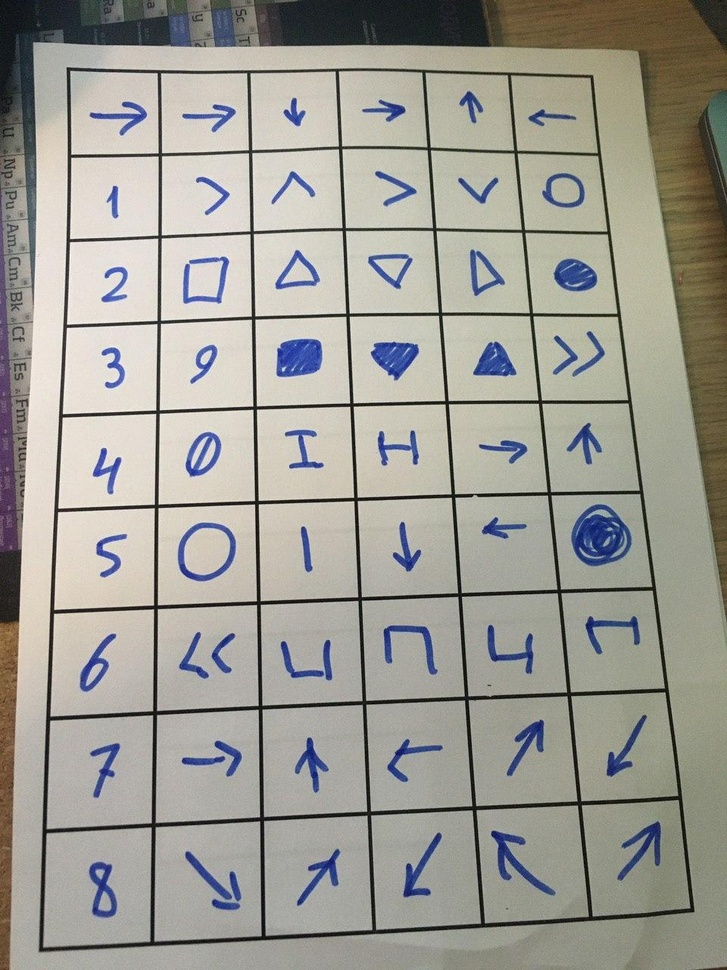
#> input picture samples/sample1.jpg, 727 x 970 px, shrunk from 960 x 1280 before the run
$ python -i grid.py   (imports and definitions only)
#> lines starting #> are read from the running program, lines starting #| are printed output that depends on the picture; after the words box and inside, x2 and y2 are one past the last pixel; in counts of white or black regions, pixels touching at a corner belong together
#> further down, picture is the input picture: shape (970, 727, 3); mean B, G, R 148.4, 156.3, 157.9
### lib/rect.py
class Rect:
    def __init__(self, x, y, width, height):
        self.x = x
        self.y = y
        self.width = width
        self.height = height
        self.x2 = x + width
        self.y2 = y + height

    @property
    def center(self):
        return self.x + round(self.width / 2), self.y + round(self.height / 2)

    def include(self, other):
        return self.x < other.x and self.y < other.y and self.x2 > other.x2 and self.y2 > other.y2

    def __lt__(self, other):
        """Using "reading order" in a coordinate system where 0,0 is bottom left"""
        try:
            x0, y0 = self.center
            x1, y1 = other.center
            return ((y0 * 10) + x0) < ((y1 * 10) + x1)
        except AttributeError:
            return NotImplemented

    def __repr__(self):
        return 'Rec: ' + str(self.x) + ':' + str(self.y)

### lib/grid.py
import cv2
from lib import rect


def find_rects(image, min_ratio=0.5, max_ratio=1.7, min_width=50, max_width=150):
#> called with min_ratio = 0.5, max_ratio = 1.7, min_width = 50, max_width = 150
    image = cv2.cvtColor(image, cv2.COLOR_BGR2GRAY)
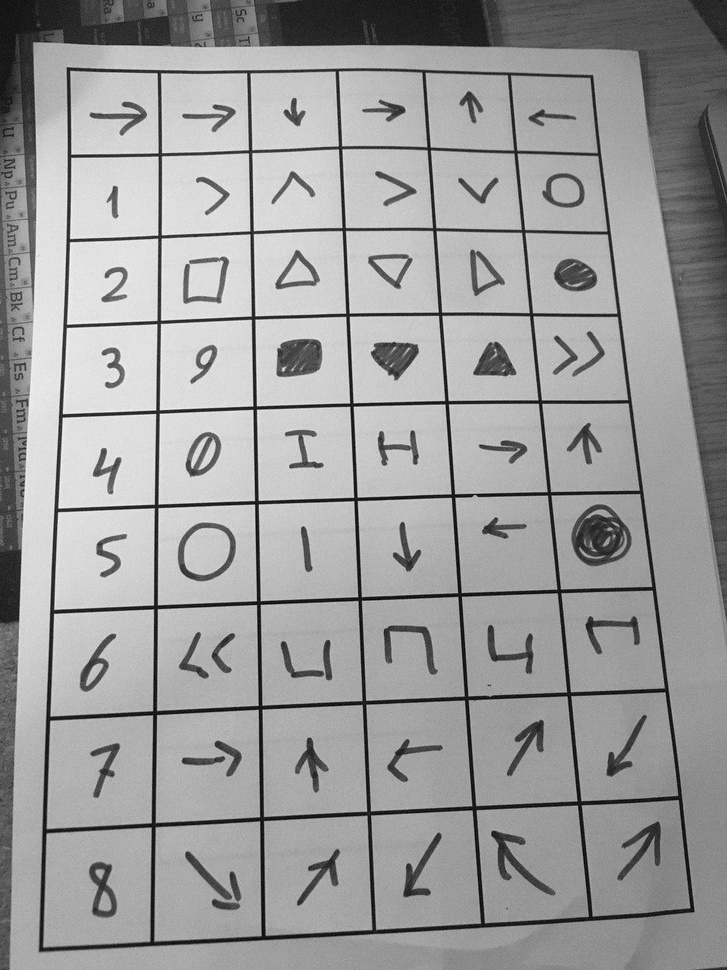
#> image: shape (970, 727); min 0, max 255, mean 155.9
    image = cv2.GaussianBlur(image, (5, 5), 0)
    image = cv2.adaptiveThreshold(image, 255, 1, 1, 11, 2)
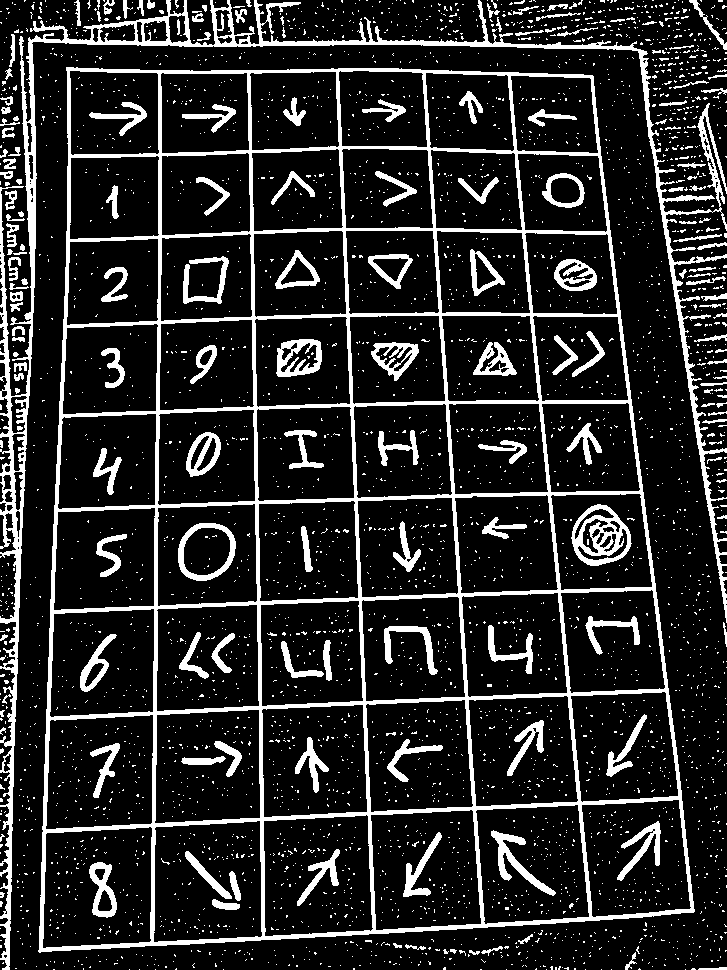
#> image: shape (970, 727); 15.5% white; 3947 white regions (3766 under 20 px)
    contours, _ = cv2.findContours(image, cv2.RETR_LIST, cv2.CHAIN_APPROX_SIMPLE)
#> contours = 4098 contours, 3864 with area under 20; largest, box (x1, y1, x2, y2) and area: (38, 67, 695, 953) 508282, (0, 0, 727, 970) 17152, (153, 820, 263, 943) 12315, (42, 826, 153, 949) 12302, (263, 814, 374, 937) 12259

    rects = []
    for c in contours:
        x, y, width, height = cv2.boundingRect(c)
        ratio = abs(width / height)
        if (min_ratio < ratio < max_ratio) and (min_width < width < max_width):
            rects.append(rect.Rect(x, y, width, height))
#> this loop made 4098 passes
#> (x, y, width, height, ratio) on passes 1 to 3: (685, 969, 1, 1, 1), (611, 969, 1, 1, 1), (601, 969, 1, 1, 1)
#> after the loop, rects = 61 items

    rects = sorted(rects)

    result = []
    for r1 in rects:
        include = False
        for idx, r2 in enumerate(rects):
            if r2.include(r1):
                include = True
                break
        if not include:
            result.append(r1)
#> this loop made 61 passes
#> after the loop, result = 54 items

    return result

>>> import cv2
>>> picture = cv2.imread('../samples/sample1.jpg')
>>> result = find_rects(picture)
#> result = 54 items

$ run again, on samples/sample10.jpg
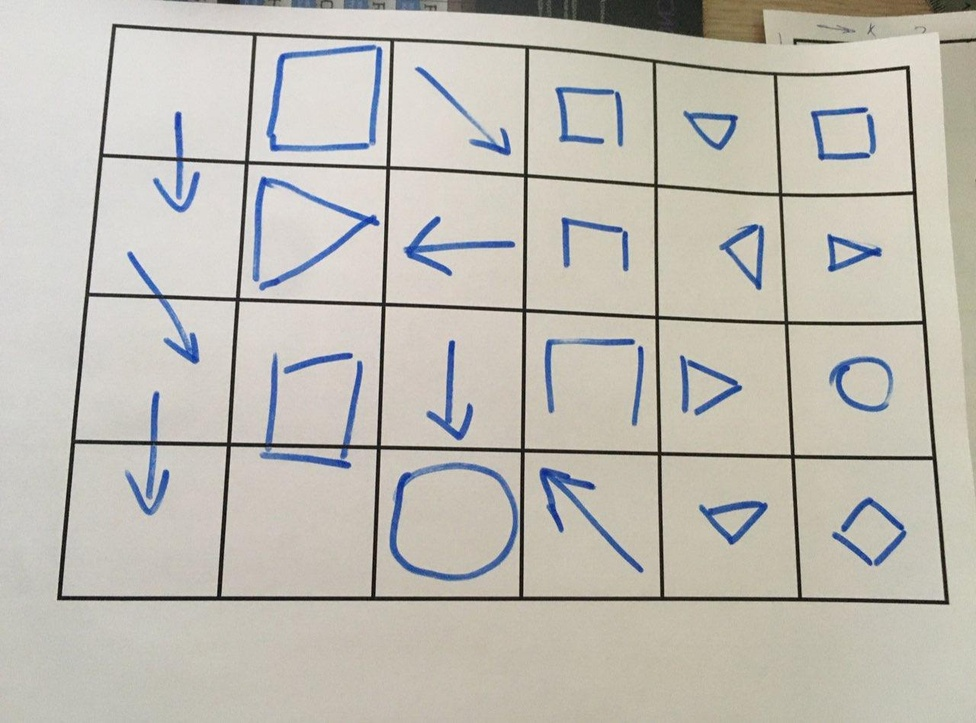
#> input picture samples/sample10.jpg, 976 x 723 px, shrunk from 1280 x 949 before the run
#> picture is the input picture: shape (723, 976, 3); mean B, G, R 179.4, 187.5, 190.6
#> in find_rects, `image = cv2.cvtColor(image, cv2.COLOR_BGR2GRAY)`:
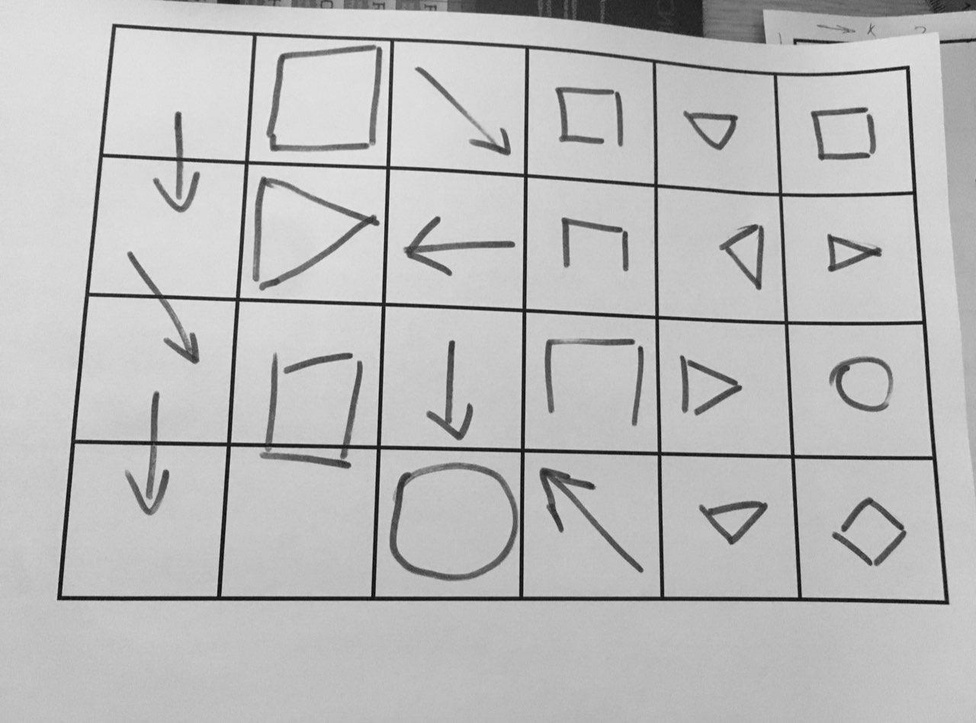
#> image: shape (723, 976); min 3, max 239, mean 187.5
#> in find_rects, `image = cv2.adaptiveThreshold(image, 255, 1, 1, 11, 2)`:
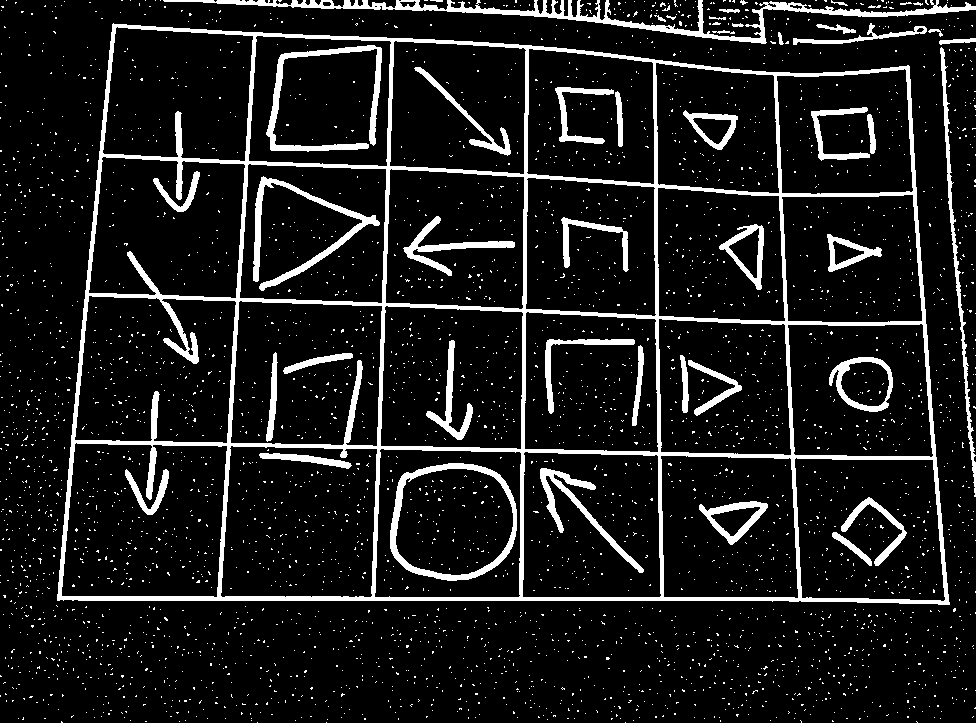
#> image: shape (723, 976); 10.6% white; 3615 white regions (3566 under 20 px)
#> contours = 3658 contours, 3584 with area under 20; largest, box (x1, y1, x2, y2) and area: (57, 23, 950, 605) 465830, (61, 442, 228, 598) 23174, (220, 445, 378, 598) 22144, (374, 448, 522, 598) 20974, (74, 295, 237, 444) 20684
#> the loop in find_rects, `for c in contours:` made 3658 passes
#> (x, y, width, height, ratio) on passes 1 to 3: (625, 722, 1, 1, 1), (326, 722, 1, 1, 1), (257, 722, 1, 1, 1)
#> after the loop in find_rects, `for c in contours:`: rects = 34 items
#> the loop in find_rects, `for r1 in rects:` made 34 passes
#> after the loop in find_rects, `for r1 in rects:`: result = 18 items

$ run again, on samples/sample11.jpg
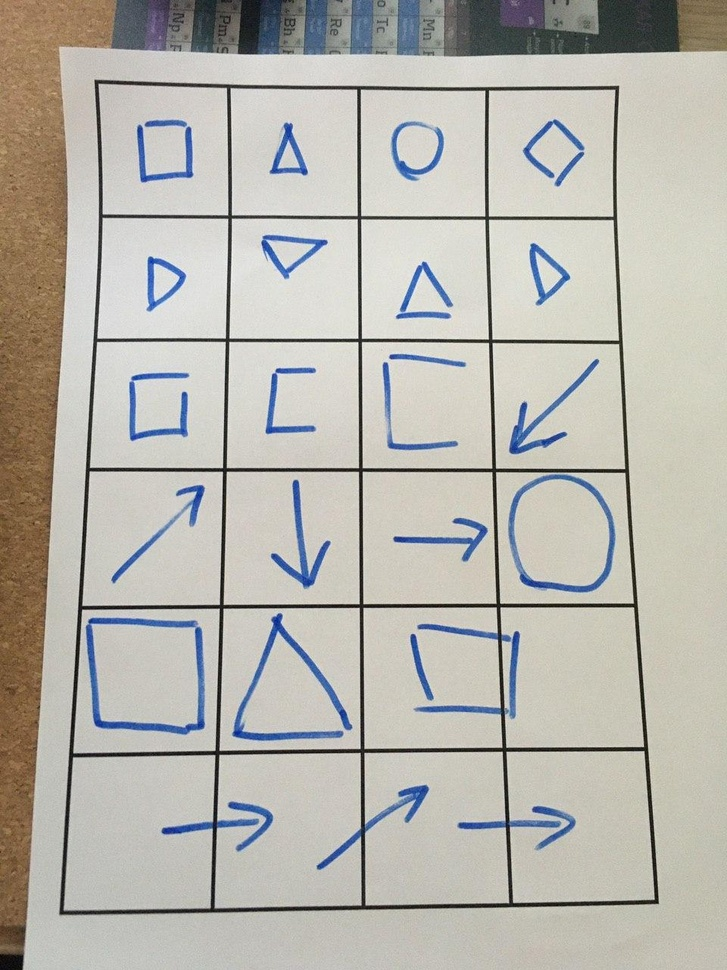
#> input picture samples/sample11.jpg, 727 x 970 px, shrunk from 960 x 1280 before the run
#> picture is the input picture: shape (970, 727, 3); mean B, G, R 173.9, 181.2, 183.2
#> in find_rects, `image = cv2.cvtColor(image, cv2.COLOR_BGR2GRAY)`:
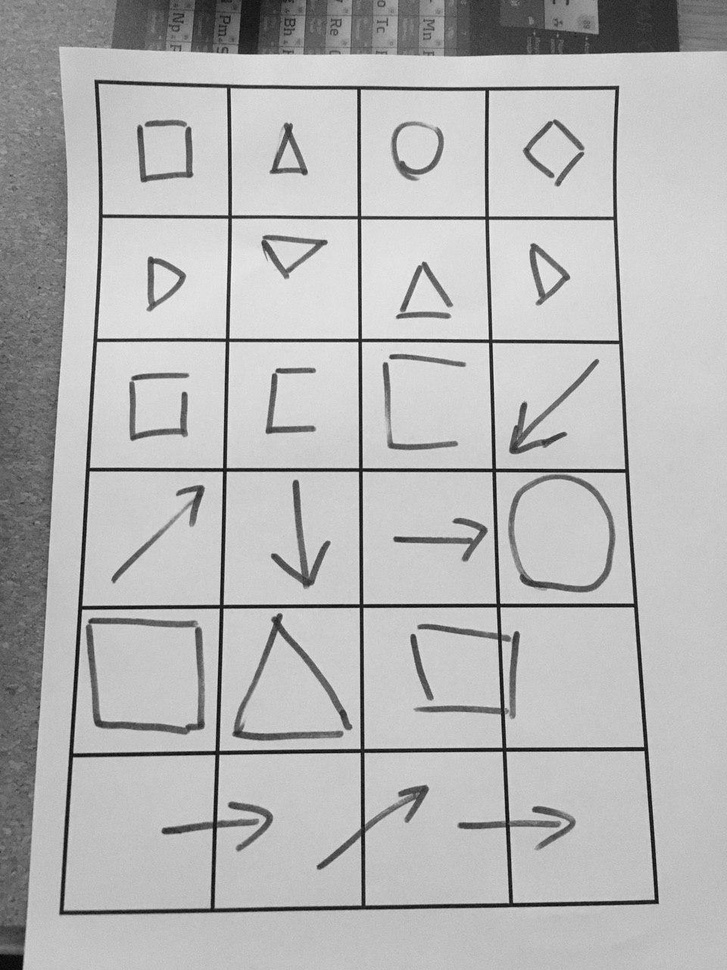
#> image: shape (970, 727); min 1, max 255, mean 181
#> in find_rects, `image = cv2.adaptiveThreshold(image, 255, 1, 1, 11, 2)`:
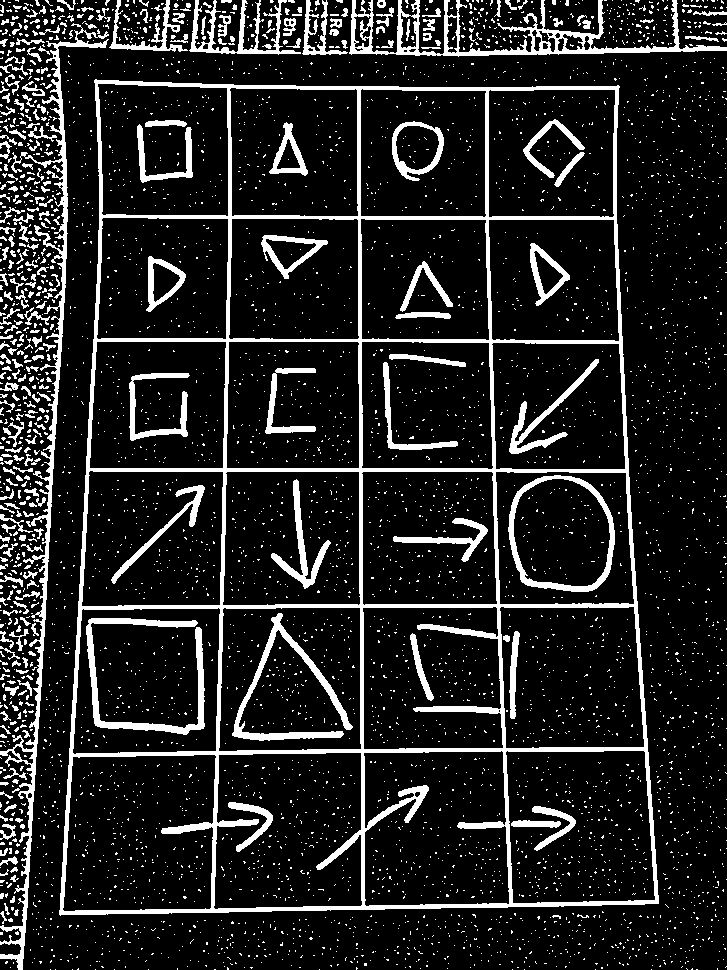
#> image: shape (970, 727); 13.5% white; 5067 white regions (4777 under 20 px)
#> contours = 5145 contours, 4943 with area under 20; largest, box (x1, y1, x2, y2) and area: (59, 79, 659, 916) 452600, (62, 754, 217, 912) 22138, (213, 752, 363, 910) 21841, (505, 750, 656, 904) 21251, (363, 750, 510, 907) 20822
#> the loop in find_rects, `for c in contours:` made 5145 passes
#> (x, y, width, height, ratio) on passes 2 to 4: (651, 969, 1, 1, 1), (595, 969, 1, 1, 1), (524, 969, 1, 1, 1)
#> after the loop in find_rects, `for c in contours:`: rects = 38 items
#> the loop in find_rects, `for r1 in rects:` made 38 passes
#> after the loop in find_rects, `for r1 in rects:`: result = 22 items

$ run again, on samples/sample2.jpg
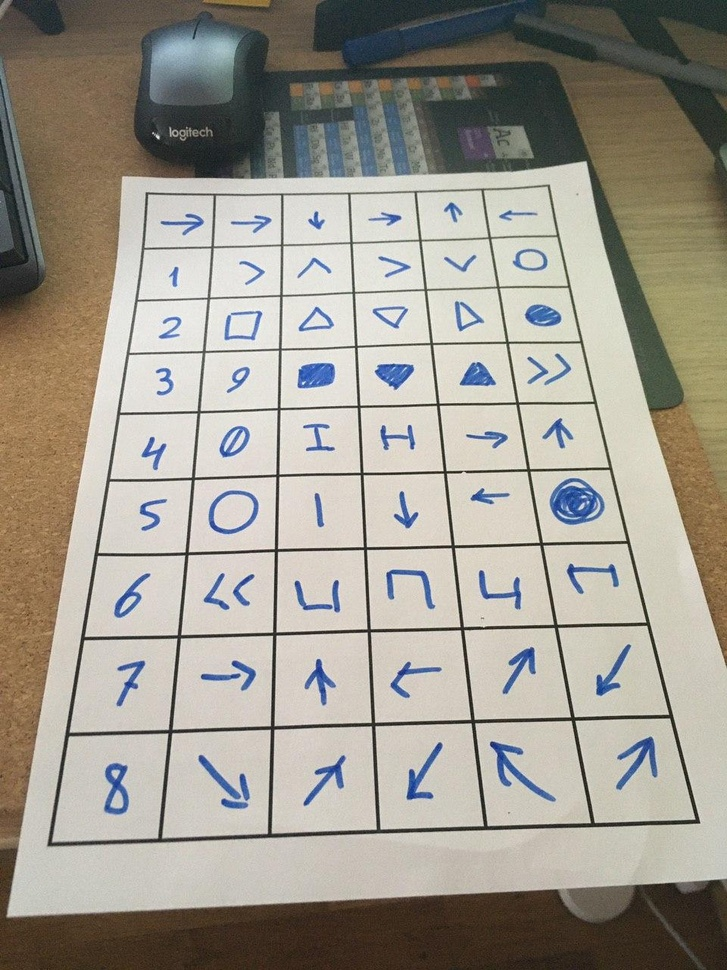
#> input picture samples/sample2.jpg, 727 x 970 px, shrunk from 960 x 1280 before the run
#> picture is the input picture: shape (970, 727, 3); mean B, G, R 143.6, 154.1, 158.9
#> in find_rects, `image = cv2.cvtColor(image, cv2.COLOR_BGR2GRAY)`:
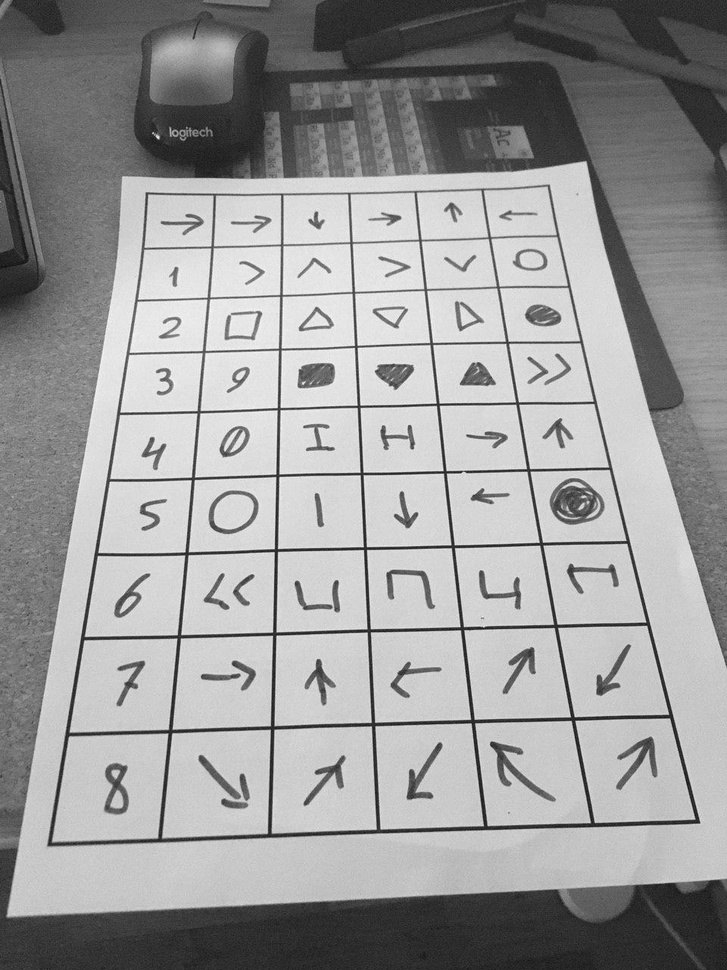
#> image: shape (970, 727); min 11, max 253, mean 154.3
#> in find_rects, `image = cv2.adaptiveThreshold(image, 255, 1, 1, 11, 2)`:
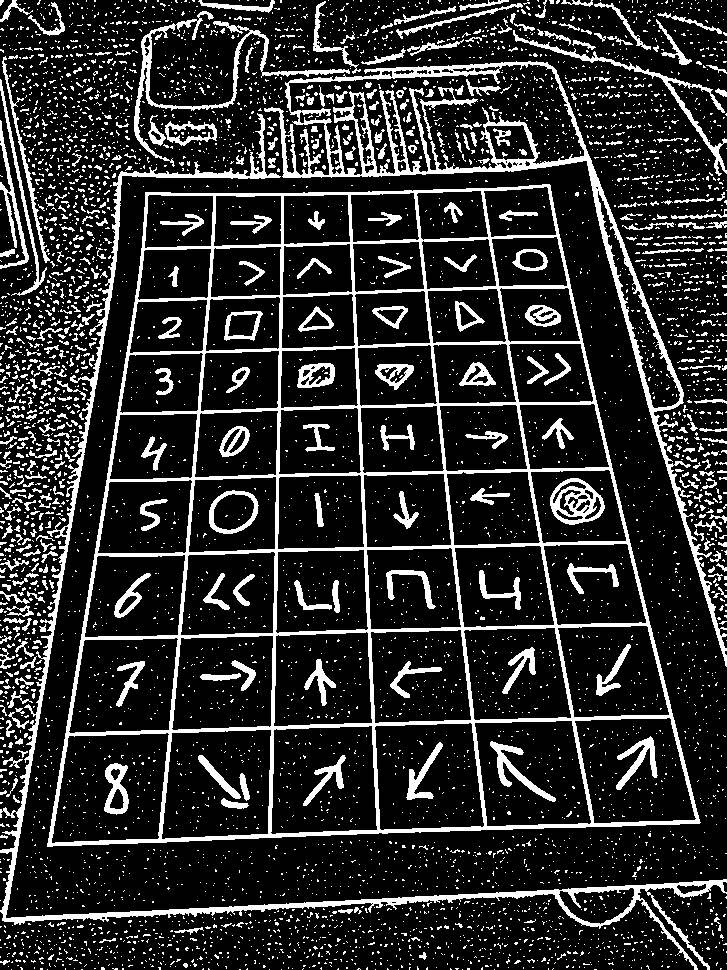
#> image: shape (970, 727); 17.1% white; 5813 white regions (5393 under 20 px)
#> contours = 5978 contours, 5647 with area under 20; largest, box (x1, y1, x2, y2) and area: (47, 184, 701, 847) 336282, (264, 61, 727, 667) 34936, (288, 63, 585, 176) 19658, (51, 732, 170, 844) 10968, (161, 729, 272, 840) 10828
#> the loop in find_rects, `for c in contours:` made 5978 passes
#> (x, y, width, height, ratio) on passes 1, 3, 4: (612, 969, 1, 1, 1), (494, 969, 1, 1, 1), (462, 969, 1, 1, 1)
#> after the loop in find_rects, `for c in contours:`: rects = 61 items
#> the loop in find_rects, `for r1 in rects:` made 61 passes
#> after the loop in find_rects, `for r1 in rects:`: result = 57 items
